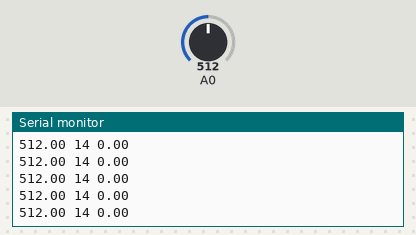
This sketch was run on a simulated Arduino Uno, built with avr-gcc and run on an emulated ATmega328P. On the bench: the last lines printed to the serial monitor. Inputs (shaded band) come from the test bench; at power-on: A0 = 512.

Above: at 1.2 s.
1.3 s: A0 set to 716
At 1.31 s:
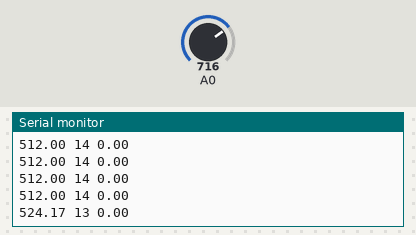
2.8 s: A0 set to 900
At 2.81 s:
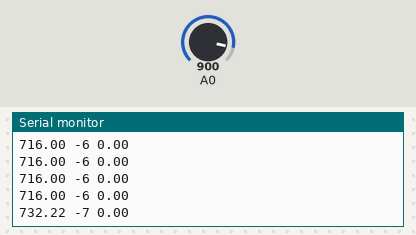
Timing chart, 0 to 5.8 s (numbered marks = the images above; inputs shaded):
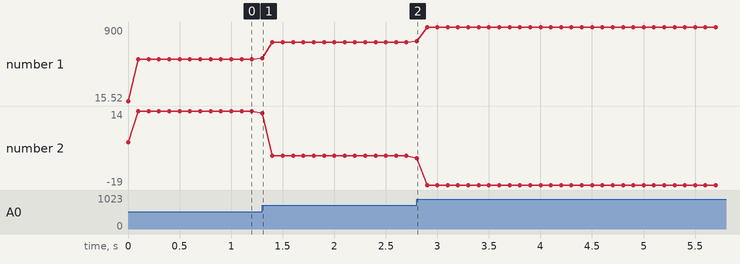

Measured:
- after the input at 1.3 s, the serial monitor: prints a new line at once (image 1)
- after the input at 2.8 s, the serial monitor: prints a new line at once (image 2)
- plotted number 1: 512 → 716 after the input at 1.3 s, 716 → 900 after the input at 2.8 s
- plotted number 2: 14 → -6 after the input at 1.3 s, -6 → -19 after the input at 2.8 s

The sketch:

sharpTest.ino
```cpp
//(float) R = (1/ (A2D*m + b)) - k
//const float m=0.0001227;
//const float b=-0.010619;
//const float k=4.2;

//const int m1=6899;
//const int b1=-1;
//const int k1=4;

const float m1=158245.0;
const float b1=662.0;
const float k1=120.0;


void setup()
{
Serial.begin(9600);
}


const float filterAlpha=32.0;
float filteredADC;
float offset=0.0;

void loop()
{
filteredADC=((filteredADC*filterAlpha)+analogRead(A0))/(filterAlpha+1.0f);
int distance;
//float distanceFloat=0.0;

//distanceFloat=(1/((float)filteredADC*m+b))+k;

//if(filteredADC>abs(b1)) distance = (((float)m1/((float)filteredADC+(float)b1))-(float)k1);

//=INT(m1/(ADC+b1))-INT(k1)

distance = (int)(m1/(filteredADC+b1))-k1;

//calibration above 80:
if(distance>80.0){
   distance=0.0;
}

//calibration above 70:

if(distance>70.0){
    offset=(distance-70.0)*(16.0/10);
    distance = distance+offset;
}
else offset=0.0;

if(millis()%100==0){
Serial.print(filteredADC);
Serial.print(' ');
Serial.print(distance);
Serial.print(' ');
Serial.print(offset);
Serial.println();

//delay(10);
}
}
```
